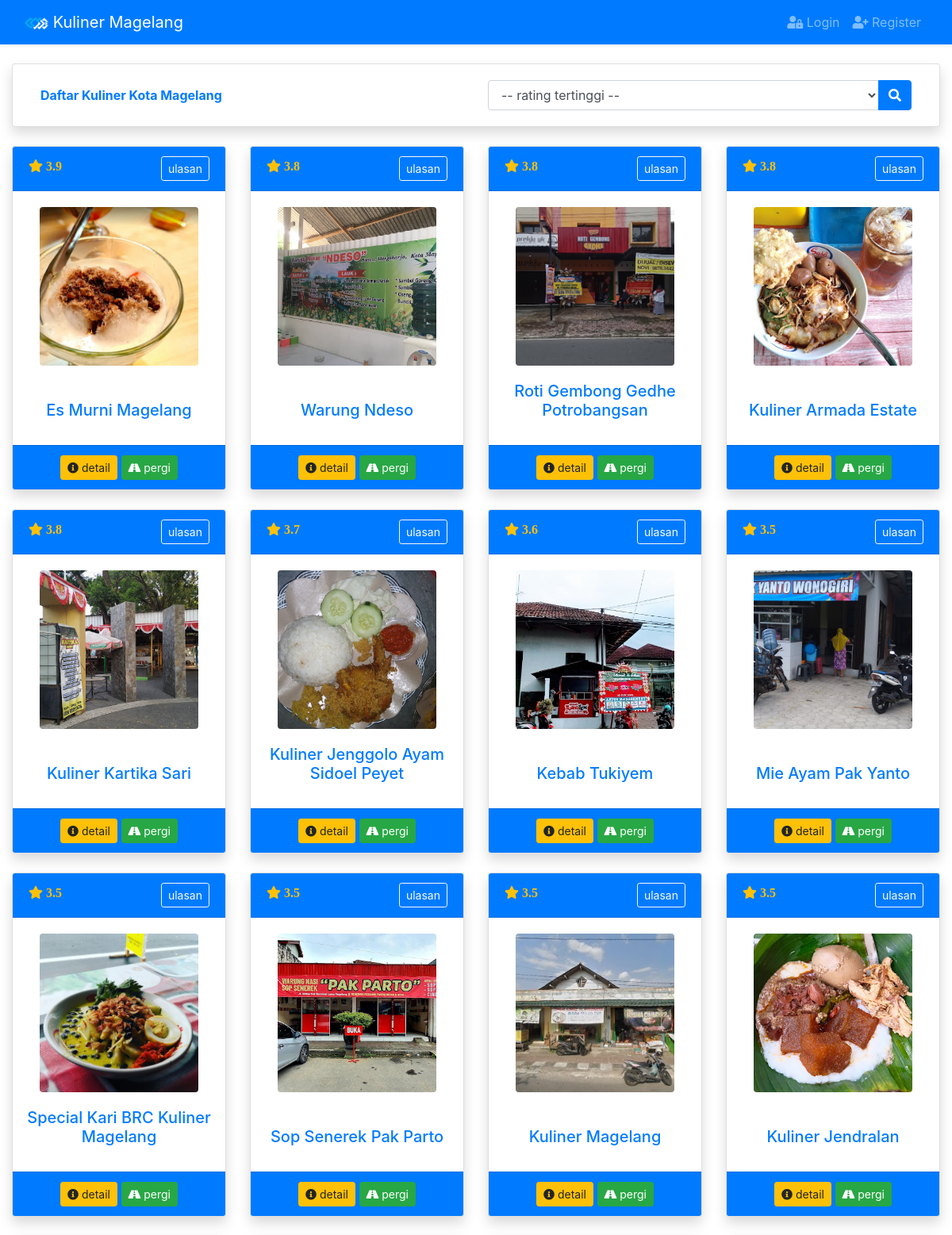
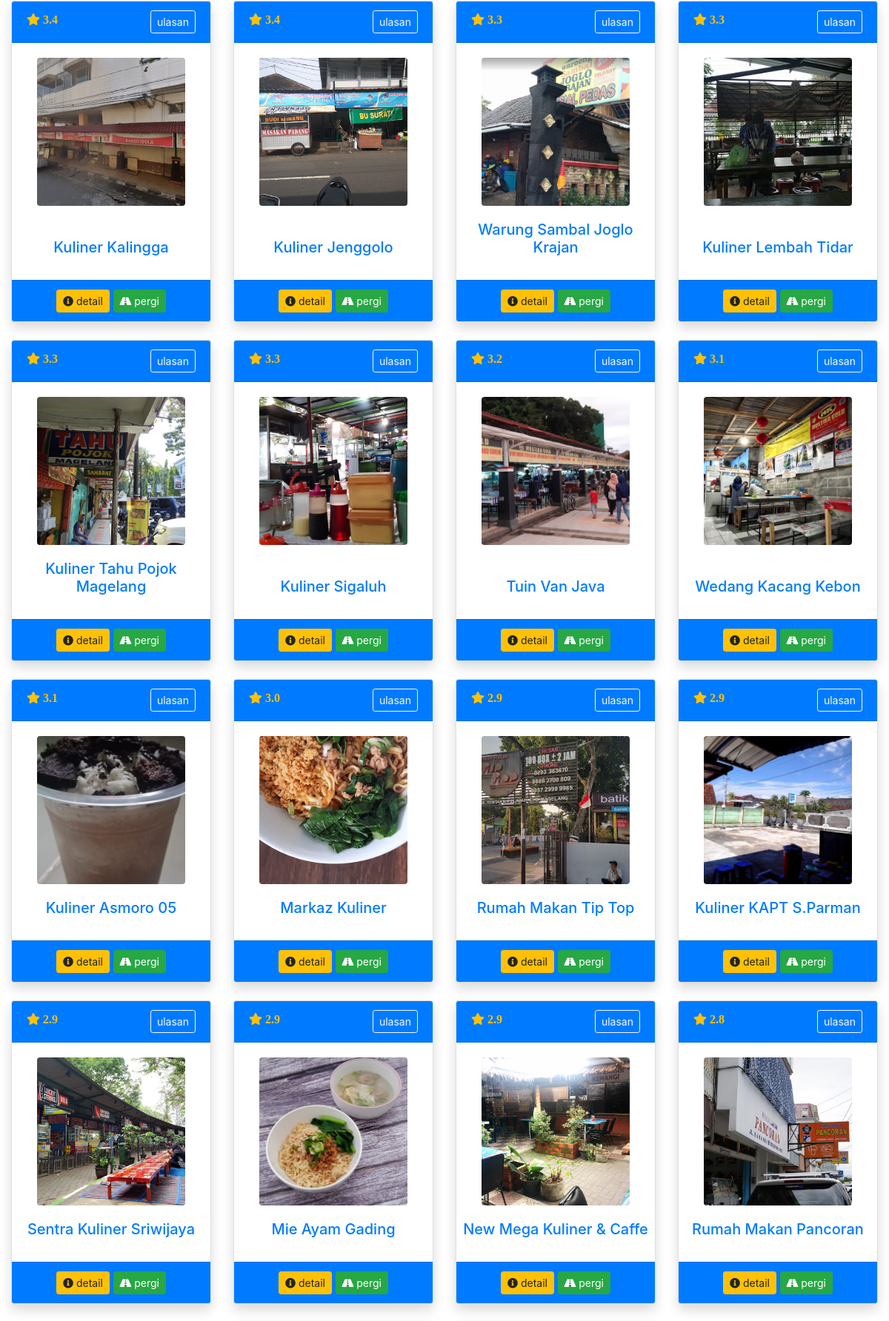
The page / (upper part) on the database its author committed (2 pictures, top to bottom).
### tables this page shows
CREATE TABLE `culinary` (
  `culinary_id` int(11) NOT NULL,
  `image` varchar(200) NOT NULL,
  `name` varchar(200) NOT NULL,
  `address` varchar(200) NOT NULL,
  `wifi_id` int(11) NOT NULL,
  `link` varchar(200) NOT NULL,
  `is_actived` int(11) NOT NULL
);

### application/libraries/Template.php (called while the page is built)
<?php
class Template {
    var $template_data = array();
    function set($name, $value){
        $this->template_data[$name] = $value;
    }
    function load($template = '' , $view = '' , $view_data = array() , $return = false){
        $this->CI =& get_instance();
        $this->set('content', $this->CI->load->view($view, $view_data, true));
        return $this->CI->load->view($template, $this->template_data, $return);
    }
}

### application/controllers/Auth.php (called while the page is built, shortened)
<?php
class Auth extends CI_Controller
{
    public function index()
    {
        $data['culinary'] = $this->db->query('select c.culinary_id, c.image, c.name, c.address, c.wifi_id, c.link, (select sum(r.nilai_tempat)/count(r.culinary_id) from rating r where r.culinary_id=c.culinary_id) as nilai_tempat, (select sum(r.nilai_pemandangan)/count(r.culinary_id) from rating r where r.culinary_id=c.culinary_id) as nilai_pemandangan, (select sum(r.nilai_pelayanan)/count(r.culinary_id) from rating r where r.culinary_id=c.culinary_id) as nilai_pelayanan, (select sum(r.nilai_kecepatan_saji)/count(r.culinary_id) from rating r where r.culinary_id=c.culinary_id) as nilai_kecepatan_saji, (select sum(r.total_nilai)/count(r.culinary_id) from rating r where r.culinary_id=c.culinary_id) as total_nilai from culinary c ORDER BY total_nilai DESC')->result();
        $this->template->load('TemplateHome', 'Auth/Home', $data);
    }
}

### index.php (called while the page is built, shortened)
<?php
require_once BASEPATH.'core/CodeIgniter.php';

### application/views/Auth/Home.php (the view, shortened to what this page needs)
<div class="row">
  <div class="col">
    <div class="card shadow mb-4">
      <div class="card-body">
        <div class="row mx-auto">
          <div class="col-md text-primary my-auto">
            <b>Daftar Kuliner Kota Magelang</b>
          </div>
          <div class="col-md my-auto">
            <form action="<?= site_url('Auth/keadaan') ?>" method="POST">
              <div class="input-group">
                <select name="keadaan" class="form-control">
                  <option value="total_nilai">-- rating tertinggi --</option>
                </select>
                <div class="input-group-append">
                  <button class="btn btn-primary" type="submit"><i class="fa fa-search"></i></button>
                </div>
              </div>
            </form>
          </div>
        </div>
      </div>
    </div>
  </div>
</div>
<div class="row">
  <div class="col-lg-12">
    <div class="row justify-content-center">
      <?php foreach ($culinary as $c) : ?>
        <div class="col-lg-3 mb-4">
          <div class="card h-100 shadow">
            <div class="card-header bg-primary">
              <?php
              $ratingx = $this->db->query('select sum(total_nilai) as total from rating where culinary_id = ' . $c->culinary_id)->result();
              $xuser = $this->db->query('select count(user_id) as xuser from rating where culinary_id = ' . $c->culinary_id)->result();
              foreach ($ratingx as $q) {
                $xrating = $q->total;
              }
              foreach ($xuser as $xu) {
                $duser = $xu->xuser;
              }
              $avg = number_format($xrating / $duser, 1);
              ?>
              <i class="fa fa-star text-warning"> <?= $avg; ?></i>
              <button type="button" class="btn btn-outline-light float-right btn-sm mw-100" data-toggle="modal" data-target="#review<?= $c->culinary_id; ?>">
                ulasan
              </button>
            </div>
            <div class="card-body text-center">
              <img src="<?= base_url('assets/img/culinary/') . $c->image; ?>" style="object-fit: cover; width: 200px; height:200px;" class="rounded">
            </div>
            <div class="h5 text-primary text-center ml-2 mr-2"><?= $c->name; ?></div>
            <br>
            <div class="card-footer text-center bg-primary">
              <button type="button" class="btn btn-warning btn-sm" data-toggle="modal" data-target="#detail<?= $c->culinary_id; ?>">
                <i class="fas fa-info-circle"></i> detail
              </button>
              <a href="<?= $c->link; ?>" type="button" class="btn btn-success btn-sm">
                <i class="fas fa-road"></i> pergi
              </a>
            </div>
          </div>
        </div>
      <?php endforeach; ?>
    </div>
  </div>
</div>

### application/views/TemplateHome.php (shortened to what this page needs)
<!DOCTYPE html>
<html lang="en">
<head>
  <link rel="stylesheet" href="https://cdn.jsdelivr.net/npm/bootstrap@4.6.1/dist/css/bootstrap.min.css">
  <link href="<?= base_url('assets/'); ?>vendor/fontawesome-free/css/all.min.css" rel="stylesheet" type="text/css">
  <link href="<?= base_url('assets/'); ?>vendor/datatables/dataTables.bootstrap4.min.css" rel="stylesheet">
</head>
<body>
  <nav class="navbar navbar-expand-lg navbar-dark bg-primary shadow-sm fixed-top">
    <div class="container-fluid">
      <a class="navbar-brand text-white" href="<?= site_url('Auth;') ?>">
        <img src="<?= base_url('assets/'); ?>img/logo.png" width="30"> Kuliner Magelang
      </a>
      <div class="collapse navbar-collapse text-white" id="navbarSupportedContent">
        <ul class="navbar-nav ml-auto">
          <?php if ($this->uri->segment(1) == 'Login') {
            echo '<li class="nav-item active">';
          } else {
            echo '<li class="nav-item">';
          }
          ?>
          <a class="nav-link" href="<?= site_url('Auth/Login'); ?>"><i class="fa fa-user-lock"></i> Login</a>
          </li>
          <?php if ($this->uri->segment(1) == 'Regis') {
            echo '<li class="nav-item active">';
          } else {
            echo '<li class="nav-item">';
          }
          ?>
          <a class="nav-link" href="<?= site_url('Auth/Regis'); ?>"><i class="fa fa-user-plus"></i> Register</a>
          </li>
        </ul>
      </div>
    </div>
  </nav>
  <div class="container-fluid" style="margin-top: 80px;">
    <?= $content; ?>
  </div>
</body>
</html>

### rows shown on the page
culinary: avg "3.9", image (picture), name "Es Murni Magelang"
culinary: avg "3.8", image (picture), name "Warung Ndeso"
culinary: avg "3.8", image (picture), name "Roti Gembong Gedhe Potrobangsan"
culinary: avg "3.8", image (picture), name "Kuliner Armada Estate"
culinary: avg "3.8", image (picture), name "Kuliner Kartika Sari"
culinary: avg "3.7", image (picture), name "Kuliner Jenggolo Ayam Sidoel Peyet"
culinary: avg "3.6", image (picture), name "Kebab Tukiyem"
culinary: avg "3.5", image (picture), name "Mie Ayam Pak Yanto"
culinary: avg "3.5", image (picture), name "Special Kari BRC Kuliner Magelang"
culinary: avg "3.5", image (picture), name "Sop Senerek Pak Parto"
culinary: avg "3.5", image (picture), name "Kuliner Magelang"
culinary: avg "3.5", image (picture), name "Kuliner Jendralan"
culinary: avg "3.4", image (picture), name "Kuliner Kalingga"
culinary: avg "3.4", image (picture), name "Kuliner Jenggolo"
culinary: avg "3.3", image (picture), name "Warung Sambal Joglo Krajan"
culinary: avg "3.3", image (picture), name "Kuliner Lembah Tidar"
culinary: avg "3.3", image (picture), name "Kuliner Tahu Pojok Magelang"
culinary: avg "3.3", image (picture), name "Kuliner Sigaluh"
culinary: avg "3.2", image (picture), name "Tuin Van Java"
culinary: avg "3.1", image (picture), name "Wedang Kacang Kebon"
culinary: avg "3.1", image (picture), name "Kuliner Asmoro 05"
culinary: avg "3.0", image (picture), name "Markaz Kuliner"
culinary: avg "2.9", image (picture), name "Rumah Makan Tip Top"
culinary: avg "2.9", image (picture), name "Kuliner KAPT S.Parman"
culinary: avg "2.9", image (picture), name "Sentra Kuliner Sriwijaya"
culinary: avg "2.9", image (picture), name "Mie Ayam Gading"
culinary: avg "2.9", image (picture), name "New Mega Kuliner & Caffe"
culinary: avg "2.8", image (picture), name "Rumah Makan Pancoran"
